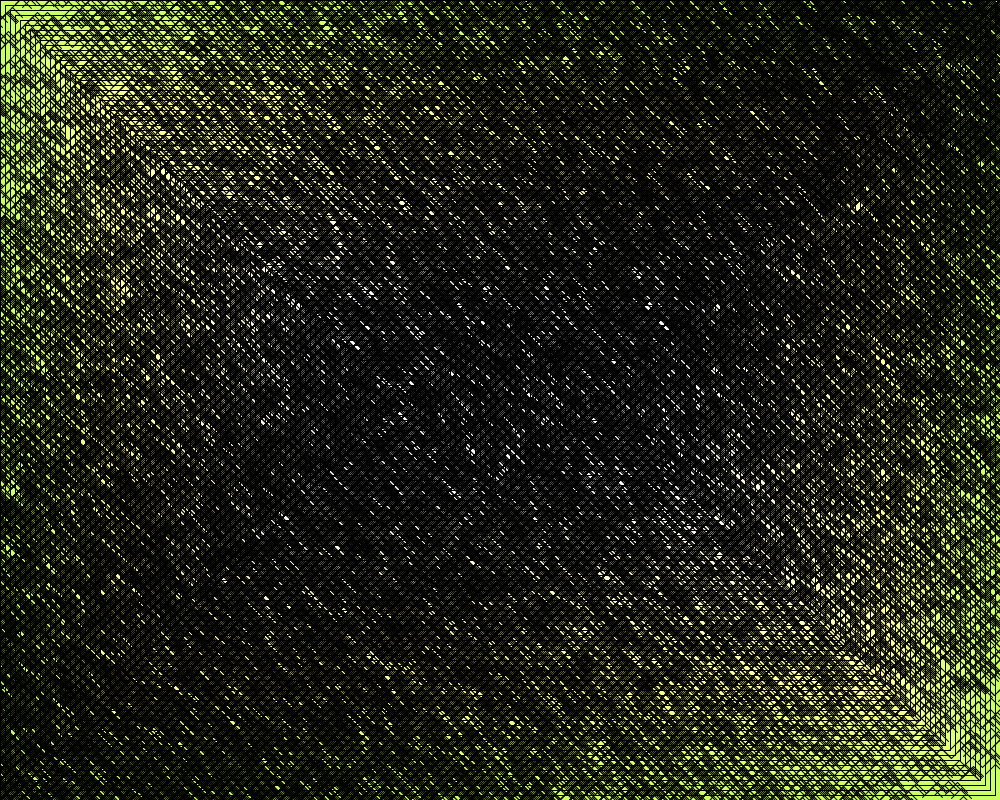
Frame 1 (no input)
Frame 60 (the mouse pressed at the canvas centre just before this capture): identical to frame 1, image omitted
Frame 120 (the mouse held since frame 60 and released just before this capture): identical to frame 1, image omitted

The Processing sketch that drew this single still picture (run headless with seeded random() and noise(); from frame 60 on, the mouse is pressed at the canvas centre):

// Processing sketch: processing_110350
// ── processing_110350.pde

void setup() {
  size(1000, 800);
  background(255);
}

boolean run = true;

void draw() {
  if (run) {
    for (int r = 0; r < width; r = r + 10) {
      float q = map(r, 0, width, 0, 255);
      fill(200 + q, 255, 100 + q); 
      rectMode(CENTER);
      rect(width/2, height/2, width - r, height - r);
    }
    for (int r = 0; r < height; r = r + 5) {
      for (int y = 0; y < height; y = y + 10) {
        for (int x = 0; x < width; x = x + 40) {
          float w = map(r, 0, height, 0, 100);
          float q = random(-1000, 1000);
          line(x - q, y + 10 + q, x + 10 - q, y + q);
          line(x + 10 - q, y + q, x + 20 - q, y + 10 + q);
        }
      }
    }
    run = false;
  }
}
